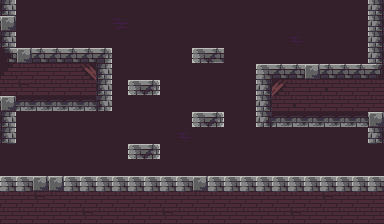

This is a level from a 2D game, rendered from its Tiled map with the project's own tilesets. A one-line summary and the complete map file follow:
An orthogonal 24x14 tile map with 16x16 px tiles, 2 tile layers (Background, Ground) and 4 objects (spawn).

<map version="1.10" tiledversion="1.12.1" orientation="orthogonal" renderorder="right-down" width="24" height="14" tilewidth="16" tileheight="16" infinite="0" nextlayerid="6" nextobjectid="9">
 <editorsettings>
  <export format="json" />
 </editorsettings>
 <tileset firstgid="1" source="tilesheet1.tsx" />
 <layer id="2" name="Background" width="24" height="14">
  <data encoding="csv">
142,142,142,142,142,142,142,142,142,142,142,142,142,142,142,142,142,142,142,142,142,142,142,142,
142,142,142,142,142,142,142,94,142,142,142,142,142,142,142,142,142,142,142,142,142,142,142,142,
142,142,142,142,142,142,142,142,142,142,142,142,142,142,142,142,142,142,118,142,142,142,142,142,
142,142,142,142,142,142,142,142,142,142,142,142,142,142,142,142,142,142,142,142,142,142,142,142,
142,142,142,142,142,142,142,142,142,142,142,142,142,142,142,142,142,142,142,142,142,142,142,142,
142,142,142,142,142,142,142,142,142,142,142,142,142,142,142,142,142,142,142,142,142,142,142,142,
142,142,142,142,142,142,142,142,142,142,142,142,142,142,142,142,142,142,142,142,142,142,142,142,
142,142,142,142,142,142,142,142,142,142,142,142,142,142,142,142,142,142,142,142,142,142,142,142,
142,142,142,142,142,142,142,142,142,142,142,118,142,142,142,142,142,142,142,142,142,142,142,142,
142,142,142,142,142,142,142,142,142,142,142,142,142,142,142,142,142,142,142,142,142,142,142,142,
142,142,142,142,142,142,142,142,142,142,142,142,142,142,142,142,142,142,142,142,142,142,142,142,
142,142,142,142,142,142,142,142,142,142,142,142,142,142,142,142,142,142,142,142,142,142,142,142,
142,142,142,142,142,142,142,142,142,142,142,142,142,142,142,142,142,142,142,142,142,142,142,142,
142,142,142,142,142,142,142,142,142,142,142,142,142,142,142,142,142,142,142,142,142,142,142,142
</data>
 </layer>
 <layer id="1" name="Ground" width="24" height="14">
  <data encoding="csv">
52,0,0,0,0,0,0,0,0,0,0,0,0,0,0,0,0,0,0,0,0,0,0,48,
7,0,0,0,0,0,0,0,0,0,0,0,0,0,0,0,0,0,0,0,0,0,0,48,
52,0,0,0,0,0,0,0,0,0,0,0,0,0,0,0,0,0,0,0,0,0,0,48,
28,7,4,4,4,4,29,0,0,0,0,0,281,282,0,0,0,0,0,0,0,0,0,48,
150,50,49,50,51,117,52,0,0,0,0,0,0,0,0,0,3,4,4,7,4,4,4,26,
49,174,51,49,50,51,52,0,281,283,0,0,0,0,0,0,48,119,152,197,198,199,152,152,
7,96,96,96,96,96,75,0,0,0,0,0,0,0,0,0,48,197,198,199,151,151,151,151,
52,0,0,0,0,0,0,0,0,0,0,0,281,283,0,0,71,96,96,96,96,96,96,7,
52,0,0,0,0,0,0,0,0,0,0,0,0,0,0,0,0,0,0,0,0,0,0,48,
0,0,0,0,0,0,0,0,281,283,0,0,0,0,0,0,0,0,0,0,0,0,0,0,
0,0,0,0,0,0,0,0,0,0,0,0,0,0,0,0,0,0,0,0,0,0,0,0,
3,3,7,7,3,3,3,3,3,3,3,3,7,3,3,3,3,3,3,3,3,3,3,3,
27,27,174,27,27,27,27,27,27,27,27,27,27,27,27,27,27,27,27,27,174,27,27,27,
27,27,27,27,27,174,27,27,27,27,174,27,27,27,27,27,27,27,174,27,27,27,27,27
</data>
 </layer>
 <objectgroup id="3" name="Keys">
  <object id="1" gid="61" x="336" y="48" width="16" height="16" />
 </objectgroup>
 <objectgroup id="5" name="PlayerSpawn">
  <object id="7" name="spawn" x="32" y="160" />
 </objectgroup>
 <objectgroup id="4" name="Doors">
  <object id="3" gid="125" x="368" y="160" width="16" height="16" />
  <object id="4" gid="126" x="368" y="176" width="16" height="16" />
 </objectgroup>
</map>
